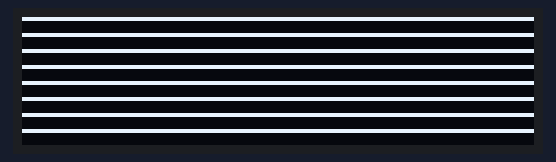
The sketch below on a simulated Arduino Uno, built with avr-gcc and run on an emulated ATmega328P. Shown: 128×32 one-colour display. Wiring (inferred from the names in the program): SSD1306 OLED at I2C address 0x3C. What the sketch prints to the serial monitor is not drawn.

Above: at 0.41 s.
At 6.4 s:
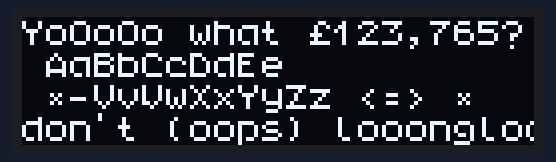

The sketch:

eyeSquare.ino
```cpp
#define SOFTI2Cx

#ifdef SOFTI2C
constexpr byte PIN_SCL = 16;
constexpr byte PIN_SDA = 2;

constexpr int i2cMaxChunkLength = 16384;

inline void i2cTick()
{
  delayMicroseconds(4); // 400kbits ish
}
inline void i2cHalfTickA()
{
  delayMicroseconds(2); // 400kbits ish
}
inline void i2cHalfTickB()
{
  delayMicroseconds(2); // 400kbits ish
}

inline void i2cIdle()
{
  digitalWrite(PIN_SCL, HIGH);
  digitalWrite(PIN_SDA, HIGH);
  i2cTick();
}

inline void i2cClockLo()
{
  digitalWrite(PIN_SCL, LOW);
  i2cHalfTickA();
}

inline void i2cClockHi()
{
  i2cHalfTickB();
  digitalWrite(PIN_SCL, HIGH);
}

bool i2cAckOk()
{
  pinMode(PIN_SDA, INPUT);
  i2cClockHi();
  int ackBit = digitalRead(PIN_SDA);
  i2cClockLo();
  pinMode(PIN_SDA, OUTPUT);

  return (ackBit == 0);
}

bool i2cStart(byte address)
{
  pinMode(PIN_SDA, OUTPUT);

  // START
  digitalWrite(PIN_SDA, LOW);
  i2cTick();

  i2cClockLo();

  // ADDRESS
  byte mask = (1 << 6);
  while (mask)
  {
    digitalWrite(PIN_SDA, (address & mask) != 0);
    i2cClockHi();
    i2cClockLo();

    mask = mask >> 1;
  }

  // R/W#
  digitalWrite(PIN_SDA, 0);   // always WRITE
  i2cClockHi();
  i2cClockLo();

  // ACK
  bool ackOk = i2cAckOk();
  return ackOk;
}

void i2cStop()
{
  i2cClockHi();
  digitalWrite(PIN_SDA, HIGH);
  i2cTick();
}

bool i2cSendByte(byte b)
{
  byte mask = (1 << 7);
  while (mask)
  {
    digitalWrite(PIN_SDA, (b & mask) != 0);
    i2cClockHi();
    i2cClockLo();

    mask = mask >> 1;
  }

  return i2cAckOk();
}

void i2cInit()
{
  pinMode(PIN_SCL, OUTPUT);
  pinMode(PIN_SDA, OUTPUT);

  i2cIdle();
}

#else // using hardware i2c

#include <Wire.h>

#ifdef I2C_BUFFER_LENGTH
constexpr int i2cMaxChunkLength = I2C_BUFFER_LENGTH;
#elif BUFFER_LENGTH // :|
constexpr int i2cMaxChunkLength = BUFFER_LENGTH;
#else
constexpr int i2cMaxChunkLength = 32;
#endif

void i2cInit()
{
  Wire.begin();
}

bool i2cStart(byte address)
{
  Wire.beginTransmission(address);
  return true;
}

void i2cStop()
{
  int err = Wire.endTransmission(1);
  if (err)
  {
    Serial.print("hw_i2c stop failed. error:");
    Serial.println(err);
  }
}

bool i2cSendByte(byte b)
{
  Wire.write(b);
  return true;
}

#endif


//--------------------------------------------------------------------------------
// OLED - driver for adafruit 128x32 monochrome OLED over I2C
// https://cdn-shop.adafruit.com/datasheets/SSD1306.pdf -- see p64 for startup flow
//

namespace oled
{
  constexpr byte Addr = 0x3c;   // i2c address of screen driver

  constexpr byte CmdSetMemAddrMode = 0x20;
  constexpr byte MemAddrMode_Horiz = 0;
  constexpr byte MemAddrMode_Vert = 1;
  constexpr byte MemAddrMode_Page = 2;

  constexpr byte CmdSetColumnRange = 0x21;
  constexpr byte CmdSetPageRange_NonPaged = 0x22;

  constexpr byte CmdDeactivateScroll = 0x2e;
  constexpr byte CmdActivateScroll = 0x2f;

  constexpr byte CmdSetDispStartLine = 0x40;

  constexpr byte CmdSetContrast = 0x81;
  constexpr byte CmdSetChgPumpCfg = 0x8D;

  constexpr byte CmdSetSegRemap_Std = 0xA0;
  constexpr byte CmdSetSegRemap_Flip = 0xA1;
  constexpr byte CmdDisplayOffEnable = 0xA4;
  constexpr byte CmdDisplayOnEnable = 0xA5;
  constexpr byte CmdSetColors_Std = 0xA6;
  constexpr byte CmdSetColors_Inv = 0xA7;
  constexpr byte CmdSetMuxRatio = 0xA8;
  constexpr byte CmdOff = 0xAE;
  constexpr byte CmdOn = 0xAF;

  constexpr byte CmdSetComScanDir_Std = 0xC0;
  constexpr byte CmdSetComScanDir_Flip = 0xC8;

  constexpr byte CmdSetDispOffset = 0xD3;
  constexpr byte CmdSetDispOscFreq = 0xD5;
  constexpr byte CmdSetPrecharge = 0xD9;
  constexpr byte CmdSetComPinCfg = 0xDA;

  constexpr byte CfgDispWidth = 128;
  constexpr byte CfgDispHeight = 32;


  constexpr byte StartupList[] =
  {
    CmdOff,

    CmdSetMuxRatio, CfgDispHeight-1,
    CmdSetDispOffset, 0,
    CmdSetDispStartLine,
    CmdSetSegRemap_Std,
    CmdSetComScanDir_Std,
    CmdSetComPinCfg, 2,

    CmdSetMemAddrMode, MemAddrMode_Horiz,

    CmdSetContrast, 0x8f,

    CmdDisplayOffEnable,
    CmdSetColors_Std,

    CmdSetPrecharge, 0x22,

    CmdDeactivateScroll,

    CmdSetDispOscFreq, 0x80,
    CmdSetChgPumpCfg, 0x14,

    CmdOn,
  };


  byte backBuf[CfgDispHeight * CfgDispWidth / 8];

}


bool oledCmd(byte cmd)
{
  // header - Co=0, D/C#=0, six zeros
  if (!i2cSendByte(byte(0)))
    return false;

  return i2cSendByte(cmd);
}

bool oledSendMultiCmd(const byte* cmds, byte nCmds)
{
  // header - Co=0, D/C#=0, six zeros
  if (!i2cSendByte(byte(0)))
    return false;

  for (byte i=0; i<nCmds; ++i)
  {
    const bool success = i2cSendByte(cmds[i]);
    if (!success)
    {
      Serial.print("i2cSendMultiCmd: failed on cmd ");
      Serial.println(int(i));
      return false;
    }
  }

  return true;
}

bool oledOn()
{
  if (!i2cStart(oled::Addr))
  {
    Serial.println("oledOn: i2cStart failed");
    return false;
  }
  if (!oledCmd(oled::CmdOn))
  {
    Serial.println("oledOn: i2cCmd(ON) failed");
    return false;
  }
  i2cStop();

  return true;
}

void oledClearBuf(byte val)
{
  memset(oled::backBuf, val, sizeof(oled::backBuf));
}


bool oledStartup()
{
  if (!i2cStart(oled::Addr))
  {
    Serial.println("oledStartup: i2cStart failed");
    return false;
  }

  if (!oledSendMultiCmd(oled::StartupList, sizeof(oled::StartupList)))
  {
    return false;
  }

  i2cStop();

  oledClearBuf(0);

  return true;
}


bool oledDisplayOn()
{
  if (!i2cStart(oled::Addr))
  {
    Serial.println("oledDisplayOn: i2cStart failed");
    return false;
  }
  if (!oledCmd(oled::CmdDisplayOnEnable))
  {
    Serial.println("oledDisplayOn: i2cCmd(ON) failed");
    return false;
  }
  i2cStop();

  return true;
}

bool oledOff()
{
  if (!i2cStart(oled::Addr))
  {
    Serial.println("oledOff: i2cStart failed");
    return false;
  }
  if (!oledCmd(oled::CmdOff))
  {
    Serial.println("oledOff: i2cCmd(OFF) failed");
    return false;
  }
  i2cStop();

  return true;
}

void oledFlip()
{
  static const byte setupBuf[] =
  {
    oled::CmdSetPageRange_NonPaged, 0, 0x3f,
    oled::CmdSetColumnRange, 0, oled::CfgDispWidth - 1,
  };
  i2cStart(oled::Addr);
  oledSendMultiCmd(setupBuf, sizeof(setupBuf));
  i2cStop();

  i2cStart(oled::Addr);
  i2cSendByte(0x40); // D header byte

  const byte* bufEnd = oled::backBuf + sizeof(oled::backBuf);

  int chunksize = 1;
  for (const byte* bufCurr = oled::backBuf; bufCurr != bufEnd; ++bufCurr)
  {
    i2cSendByte(*bufCurr);

    ++chunksize;
     if (chunksize == i2cMaxChunkLength)
    {
      i2cStop();
      i2cStart(oled::Addr);
      i2cSendByte(0x40); // D header byte
      chunksize = 1;
    }
  }

  i2cStop();
}


uint16_t pat = 0xf090;//0xac65;

bool oledPattern()
{
  static const byte setupBuf[] =
  {
    oled::CmdSetPageRange_NonPaged, 0, 0x3f,
    oled::CmdSetColumnRange, 0, oled::CfgDispWidth - 1,
  };
  i2cStart(oled::Addr);
  oledSendMultiCmd(setupBuf, sizeof(setupBuf));
  i2cStop();

  i2cStart(oled::Addr);
  i2cSendByte(0x40); // D header byte

  int chunksize = 1;
  for (int y=0; y < oled::CfgDispWidth; ++y)
  {
    for (int x=0; x < oled::CfgDispHeight; x+=8)
    {
      int maxX = x+7;

      constexpr int r = 30;
      if ((x * x) + (y * y) < (r*r))
        i2cSendByte(0xff);
      else if ((maxX * maxX) + (y * y) > (r*r))
        i2cSendByte(0x00);
      else
        i2cSendByte(0xd4);

      ++chunksize;
      if (chunksize == i2cMaxChunkLength)
      {
        i2cStop();
        i2cStart(oled::Addr);
        i2cSendByte(0x40); // D header byte
        chunksize = 1;
      }
    }
  }

  i2cStop();

  return true;
}

#if 0
const byte Font5x8_AZ[] =
{
  0xfc, 0x12, 0x11, 0x12, 0xfc,   // A
  0xff, 0x91, 0x91, 0x92, 0x6c,   // B
  0x7e, 0x81, 0x81, 0x82, 0x44,   // C
  0xff, 0x81, 0x81, 0x82, 0x7c,   // D
  0xff, 0x91, 0x91, 0x81, 0x80,   // E
  0xff, 0x11, 0x11, 0x01, 0x00,   // F
  0x7e, 0x81, 0x81, 0x92, 0x74,   // G
  0xff, 0x20, 0x20, 0x20, 0xfe,   // H
  0x00, 0x81, 0xff, 0x81, 0x00,   // I
  0x20, 0x41, 0x81, 0x81, 0x7f,   // J
  0xff, 0x10, 0x24, 0x42, 0x80,   // K
  0xff, 0x80, 0x80, 0x80, 0x00,   // L
  0xff, 0x02, 0x0c, 0x02, 0xff,   // M
  0xff, 0x08, 0x01, 0x02, 0xfe,   // N
  0x7e, 0x81, 0x81, 0x82, 0x7c,   // O
  0xff, 0x21, 0x21, 0x22, 0x1c,   // P
  0xff, 0x81, 0xa1, 0x42, 0xbc,   // Q
  0xff, 0x21, 0x21, 0x62, 0x9c,   // R
  0x4e, 0x91, 0x91, 0x92, 0x64,   // S
  0x01, 0x01, 0xff, 0x01, 0x01,   // T
  0x7f, 0x80, 0x80, 0x80, 0xfe,   // U
  0x3f, 0x40, 0x80, 0x40, 0x3e,   // V
  0x7f, 0x80, 0x60, 0x80, 0x7e,   // W
  0xc7, 0x28, 0x10, 0x28, 0xc6,   // X
  0x4f, 0x90, 0x90, 0x90, 0x7e,   // Y
  0xc1, 0xa1, 0x91, 0x89, 0x87,   // Z
};
#endif

const byte Font5x7_AZaz09[] = {
  0x00, 0x28, 0x10, 0x28, 0x00,   // nul

  0x78, 0x24, 0x22, 0x24, 0x78,   // A
  0x7e, 0x4a, 0x4a, 0x4a, 0x34,   // B
  0x3c, 0x42, 0x42, 0x42, 0x44,   // C
  0x7e, 0x42, 0x42, 0x44, 0x38,   // D
  0x7e, 0x4a, 0x4a, 0x42, 0x00,   // E
  0x7e, 0x0a, 0x0a, 0x02, 0x00,   // F
  0x3c, 0x42, 0x42, 0x52, 0x74,   // G
  0x7e, 0x20, 0x20, 0x20, 0x7c,   // H
  0x00, 0x42, 0x7e, 0x42, 0x00,   // I
  0x20, 0x42, 0x42, 0x42, 0x3e,   // J
  0x7e, 0x10, 0x10, 0x28, 0x44,   // K
  0x7e, 0x40, 0x40, 0x40, 0x00,   // L
  0x7e, 0x04, 0x18, 0x04, 0x7e,   // M
  0x7e, 0x08, 0x10, 0x20, 0x7e,   // N
  0x3c, 0x42, 0x42, 0x42, 0x3c,   // O
  0x7e, 0x0a, 0x0a, 0x0a, 0x0c,   // P
  0x3c, 0x42, 0x52, 0x24, 0x58,   // Q
  0x7e, 0x0a, 0x0a, 0x1a, 0x6c,   // R
  0x44, 0x4a, 0x4a, 0x4a, 0x30,   // S
  0x02, 0x02, 0x7e, 0x02, 0x02,   // T
  0x3e, 0x40, 0x40, 0x40, 0x7e,   // U
  0x1e, 0x20, 0x40, 0x20, 0x1e,   // V
  0x3e, 0x20, 0x40, 0x20, 0x1e,   // W
  0x42, 0x24, 0x18, 0x24, 0x42,   // X
  0x06, 0x08, 0x78, 0x08, 0x06,   // Y
  0x42, 0x62, 0x5a, 0x46, 0x42,   // Z

  0x38, 0x44, 0x44, 0x04, 0x7c,   // a
  0x7e, 0x44, 0x44, 0x44, 0x38,   // b
  0x38, 0x44, 0x44, 0x44, 0x48,   // c
  0x38, 0x44, 0x44, 0x04, 0x7e,   // d
  0x38, 0x54, 0x54, 0x54, 0x18,   // e
  0x08, 0x7c, 0x0a, 0x02, 0x00,   // f
  0x98, 0xa4, 0xa4, 0x84, 0x78,   // g
  0x7e, 0x04, 0x04, 0x04, 0x78,   // h
  0x00, 0x3a, 0x40, 0x00, 0x00,   // i
  0x40, 0x80, 0x7a, 0x00, 0x00,   // j
  0x7e, 0x10, 0x28, 0x40, 0x00,   // k
  0x00, 0x3e, 0x40, 0x40, 0x00,   // l
  0x7c, 0x04, 0x18, 0x04, 0x78,   // m
  0x7c, 0x04, 0x04, 0x04, 0x78,   // n
  0x38, 0x44, 0x44, 0x44, 0x38,   // o
  0xfc, 0x04, 0x44, 0x44, 0x38,   // p
  0x38, 0x44, 0x44, 0x04, 0xfc,   // q
  0x7c, 0x04, 0x04, 0x04, 0x08,   // r
  0x48, 0x54, 0x54, 0x54, 0x20,   // s
  0x08, 0x3e, 0x48, 0x40, 0x00,   // t
  0x3c, 0x40, 0x40, 0x40, 0x7c,   // u
  0x1c, 0x20, 0x40, 0x20, 0x1c,   // v
  0x3c, 0x40, 0x30, 0x40, 0x3c,   // w
  0x44, 0x28, 0x10, 0x28, 0x44,   // x
  0x1c, 0xa0, 0xa0, 0xa0, 0x7c,   // y
  0x44, 0x64, 0x54, 0x4c, 0x44,   // z

  0x3c, 0x62, 0x5a, 0x46, 0x3c,   // 0
  0x08, 0x04, 0x7e, 0x00, 0x00,   // 1
  0x44, 0x62, 0x52, 0x4a, 0x44,   // 2
  0x42, 0x42, 0x4a, 0x46, 0x32,   // 3
  0x0e, 0x08, 0x08, 0x7e, 0x08,   // 4
  0x4e, 0x4a, 0x4a, 0x4a, 0x32,   // 5
  0x3c, 0x4a, 0x4a, 0x4a, 0x30,   // 6
  0x02, 0x72, 0x0a, 0x06, 0x02,   // 7
  0x34, 0x4a, 0x4a, 0x4a, 0x34,   // 8
  0x0c, 0x52, 0x52, 0x52, 0x3c,   // 9
  0x00, 0x28, 0x00, 0x00, 0x00,   // :
  0x40, 0x28, 0x00, 0x00, 0x00,   // ;
  0x00, 0x10, 0x28, 0x44, 0x00,   // <
  0x00, 0x28, 0x28, 0x28, 0x00,   // =
  0x00, 0x44, 0x28, 0x10, 0x00,   // >
  0x04, 0x02, 0xb2, 0x12, 0x0c,   // ?
  0x7c, 0x82, 0xba, 0xa2, 0x1c,   // @

  0x00, 0xde, 0xce, 0x00, 0x00,   // !
  0x03, 0x00, 0x03, 0x00, 0x00,   // "
  0x24, 0x7e, 0x24, 0x7e, 0x24,   // #
  0x50, 0x7c, 0x52, 0x42, 0x44,   // $ (£)
  0x4c, 0x24, 0x10, 0x48, 0x64,   // %
  0x34, 0x4a, 0x52, 0x24, 0x50,   // &
  0x00, 0x03, 0x00, 0x00, 0x00,   // '
  0x00, 0x3c, 0x42, 0x00, 0x00,   // (
  0x00, 0x42, 0x3c, 0x00, 0x00,   // )
  0x10, 0x54, 0x38, 0x54, 0x10,   // *
  0x10, 0x10, 0x7c, 0x10, 0x10,   // +
  0x00, 0xa0, 0x60, 0x00, 0x00,   // ,
  0x10, 0x10, 0x10, 0x10, 0x00,   // -
  0x00, 0x60, 0x60, 0x00, 0x00,   // .
  0x40, 0x20, 0x10, 0x08, 0x04,   // /
};
constexpr byte Font5x7_AZaz09_Width = 5;
constexpr byte Font5x7_AZaz09_Count = sizeof(Font5x7_AZaz09) / Font5x7_AZaz09_Width;


byte asciiToGlyphIx[128];
void initGlyphData()
{
  memset(asciiToGlyphIx, 0, sizeof(asciiToGlyphIx));

  byte glyphIx = 1; // glyph 0 is nul

  for (char c = 'A'; c <= 'Z'; ++c, ++glyphIx)
    asciiToGlyphIx[c] = glyphIx;

  for (char c = 'a'; c <= 'z'; ++c, ++glyphIx)
    asciiToGlyphIx[c] = glyphIx;

  for (char c = '0'; c <= '@'; ++c, ++glyphIx)
    asciiToGlyphIx[c] = glyphIx;

  for (char c = '!'; c <= '/'; ++c, ++glyphIx)
    asciiToGlyphIx[c] = glyphIx;
}

constexpr byte GlyphWidth = Font5x7_AZaz09_Width;
constexpr byte NumGlyphs = Font5x7_AZaz09_Count;
constexpr byte ColWidth = GlyphWidth + 1;

inline byte* oledCellAddr(byte col, byte row)
{
  return oled::backBuf + (oled::CfgDispWidth * row) + (ColWidth * col);
}

void oledDrawGlyph(byte col, byte row, byte glyphIx)
{
  const byte* glyphs = Font5x7_AZaz09;

  byte *bufCur = oledCellAddr(col, row);
  const byte* bufEnd = oled::backBuf + sizeof(oled::backBuf);

  const byte* glyphCur = glyphs + (glyphIx * GlyphWidth);
  for (int i=0; i<GlyphWidth && (bufCur < bufEnd); ++i, ++bufCur, ++glyphCur)
  {
    *bufCur = *glyphCur;
  }
}

void oledPrintMono(byte col, byte row, const char* msg)
{
  const byte* glyphs = Font5x7_AZaz09;

  if (!msg)
    return;

  byte *bufCur = oledCellAddr(col, row);
  const byte* bufEnd = oled::backBuf + sizeof(oled::backBuf);

  for (const char* pc = msg; *pc && (bufCur < bufEnd); ++pc)
  {
    const char c = *pc;
    if (c == ' ')
    {
      bufCur += ColWidth;
    }
    else if (c == '\n')
    {
      ++row;
      bufCur = oledCellAddr(col, row);
    }
    else if (c < ' ')
    {
      // nonprinting chars; ignore
    }
    else
    {
      byte glyphIx = 0;
      if (c < sizeof(asciiToGlyphIx))
        glyphIx = asciiToGlyphIx[c];

      const byte* glyphCur = glyphs + (glyphIx * GlyphWidth);
      for (int i=0; i<GlyphWidth && (bufCur < bufEnd); ++i, ++bufCur, ++glyphCur)
      {
        *bufCur = *glyphCur;
      }

      *bufCur = 0;
      ++bufCur;
    }
  }
}


void setup()
{
  Serial.begin(115200);
  Serial.println("mVDU booting");
  i2cInit();
  delay(100);

  pinMode(0, OUTPUT);

  initGlyphData();
}

void loop()
{
  delay(100);

  digitalWrite(0, LOW);

  Serial.println("oledOn...");
  oledStartup();
  oledClearBuf(0x11);
  oledFlip();
  delay(250);

  //Serial.println("send pattern...");
  //digitalWrite(0, HIGH);
  //oledPattern();
  //Serial.println("sent...");
  //delay(2000);

  oledClearBuf(0);
  oledPrintMono(0, 0, "YoOoOo what $123,765?");
  oledPrintMono(1, 1, "AaBbCcDdEe\n_-VvWwXxYyZz <=> `");
  oledPrintMono(0, 3, "don't (oops) looonglooonngloooonnnggggggggg");

  oledFlip();
  delay(5000);

  digitalWrite(0, LOW);
  Serial.println("oledOff...");
  oledOff();

  digitalWrite(0, HIGH);
  delay(300);
}
```

Measured:
- what the display in image 1 shows lasts 5.0 s, from 6.3 s to 11.3 s
